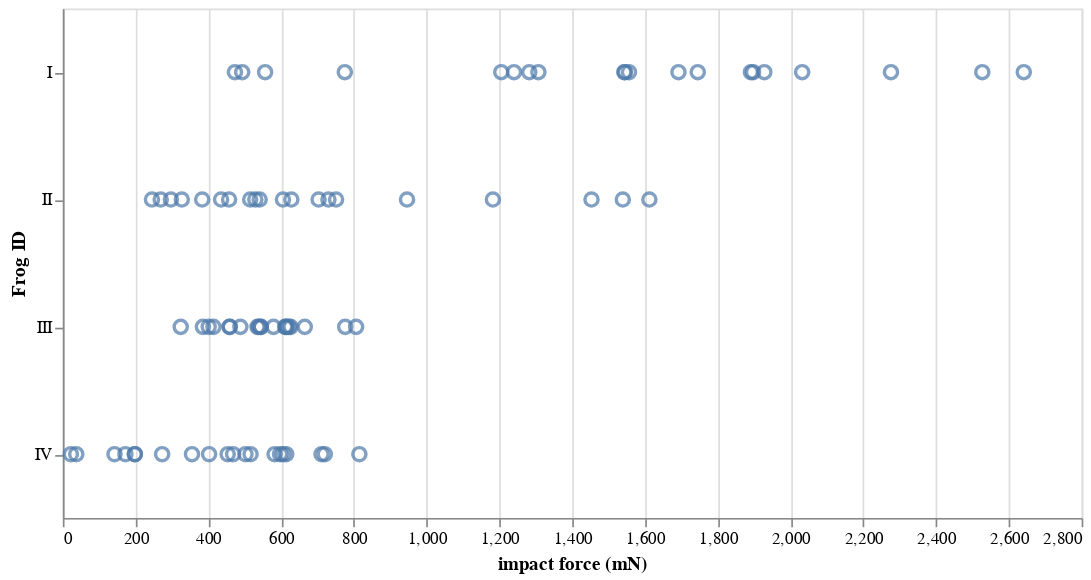

Notebook code cell kept with this figure:
### Code cell
alt.Chart(
    df,
    height=300,
    width=600
    ).mark_point(
    size=60
    ).encode(
        x='impact force (mN):Q',
        y=alt.Y('ID:N', title='Frog ID'))
